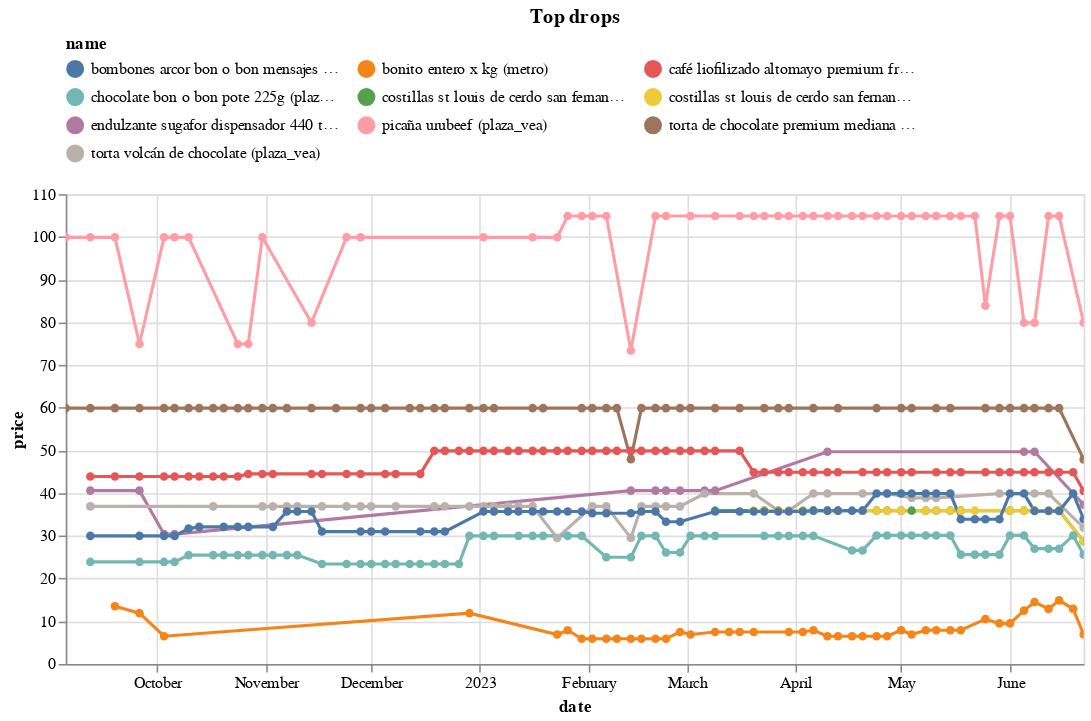

Source (notebook cell):
### Code cell
(top_changes_abs
 .sort_values('change')
 .head(10)
 .pipe(plot_changes, 'Top drops')
)

### Figure 1 — Vega-Lite specification as saved in the notebook (floating-point values rounded to 4 significant figures; data arrays with more than 128 entries replaced by an {"elided": "..."} marker saying what was removed)
{"config": {"view": {"continuousWidth": 300, "continuousHeight": 300}, "legend": {"columns": 3, "orient": "top"}}, "data": {"name": "data-fd47f71ff5164767c87c0ce409b8a554"}, "mark": {"type": "line", "point": true}, "encoding": {"color": {"field": "name", "scale": {"domain": ["bombones arcor bon o bon mensajes caja 450g (plaza_vea)", "bonito entero x kg (metro)", "café liofilizado altomayo premium frasco 180g (plaza_vea)", "chocolate bon o bon pote 225g (plaza_vea)", "costillas st louis de cerdo san fernando sabor bbq x kg (plaza_vea)", "costillas st louis de cerdo san fernando sabor oriental x kg (plaza_vea)", "endulzante sugafor dispensador 440 tabletas (plaza_vea)", "picaña urubeef (plaza_vea)", "torta de chocolate premium mediana (plaza_vea)", "torta volcán de chocolate (plaza_vea)"]}, "type": "nominal"}, "tooltip": [{"field": "name", "type": "nominal"}, {"field": "price", "type": "quantitative"}, {"field": "last_price", "type": "quantitative"}], "x": {"field": "date", "type": "temporal"}, "y": {"field": "price", "type": "quantitative"}}, "params": [{"name": "param_9", "select": {"type": "point", "fields": ["name"]}, "bind": "legend"}, {"name": "param_10", "select": {"type": "interval", "encodings": ["x", "y"]}, "bind": "scales"}], "title": "Top drops", "transform": [{"filter": {"param": "param_9"}}], "width": 650, "$schema": "https://vega.github.io/schema/vega-lite/v5.8.0.json", "datasets": {"data-fd47f71ff5164767c87c0ce409b8a554": {"elided": "458 records"}}}
